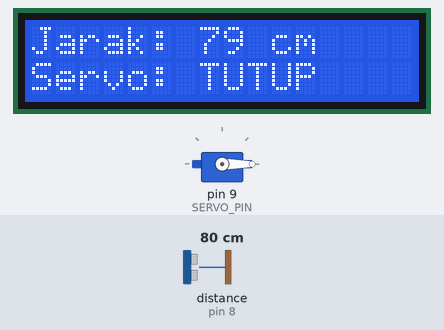
The sketch below on a simulated Arduino Uno, built with avr-gcc and run on an emulated ATmega328P. Shown: servo, 16×2 character LCD. Wiring (inferred from the names in the program): ultrasonic range finder: trigger pin 7; echo pin 8. The inputs (shaded band) are chosen by the test bench; at power-on: distance to the obstacle (sensor on pin 8) 80 cm. The echo pulse lasts 58.3 µs per cm.

Above: at 1.2 s.
1.3 s: distance to the obstacle (sensor on pin 8) set to 17 cm
At 2.2 s:
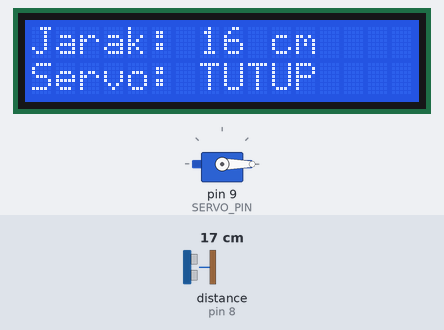
2.9 s: distance to the obstacle (sensor on pin 8) set to 14 cm
At 4.2 s:
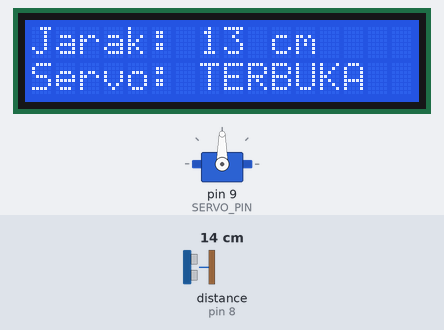
4.5 s: distance to the obstacle (sensor on pin 8) set to 2 cm
At 6.3 s:
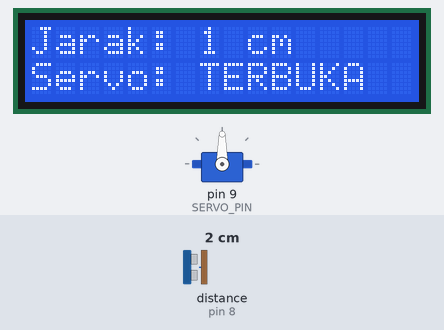
Timing chart, 0 to 7.8 s (numbered marks = the images above; inputs shaded):
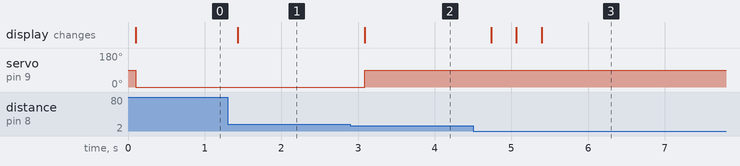

Measured:
- the behaviour switches between 16 and 15 cm on distance to the obstacle (sensor on pin 8) (found by bisection; images 1 and 2)
- after the input at 1.3 s, the display: changes after 0.13 s (image 1)
- after the input at 2.9 s, servo on pin 9 (SERVO_PIN): 0° → 90° after 0.19 s; the display: changes after 0.19 s (image 2)
- after the input at 4.5 s, the display: changes after 0.24 s (image 3)

The sketch:

02_Servo_Ultrasonic_LCD.ino
```cpp
#include <Wire.h>
#include <LiquidCrystal_I2C.h>
#include <Servo.h>

const int TRIG = 7;
const int ECHO = 8;
const int SERVO_PIN = 9;
LiquidCrystal_I2C lcd(0x27, 16, 2);
Servo servo;

long bacaJarakCm() {
  digitalWrite(TRIG, LOW);
  delayMicroseconds(2);
  digitalWrite(TRIG, HIGH);
  delayMicroseconds(10);
  digitalWrite(TRIG, LOW);
  long durasi = pulseIn(ECHO, HIGH, 30000);
  return durasi == 0 ? 0 : durasi * 0.0343 / 2;
}

void setup() {
  pinMode(TRIG, OUTPUT);
  pinMode(ECHO, INPUT);
  servo.attach(SERVO_PIN);
  lcd.init();
  lcd.backlight();
}

void loop() {
  long jarak = bacaJarakCm();
  bool dekat = jarak > 0 && jarak < 15;
  servo.write(dekat ? 90 : 0);
  lcd.setCursor(0, 0);
  if (jarak == 0) {
    lcd.print("Jarak: Tidak ada");
  } else {
    lcd.print("Jarak: ");
    lcd.print(jarak);
    lcd.print(" cm   ");
  }
  lcd.setCursor(0, 1);
  lcd.print(dekat ? "Servo: TERBUKA " : "Servo: TUTUP   ");
  delay(300);
}
```
